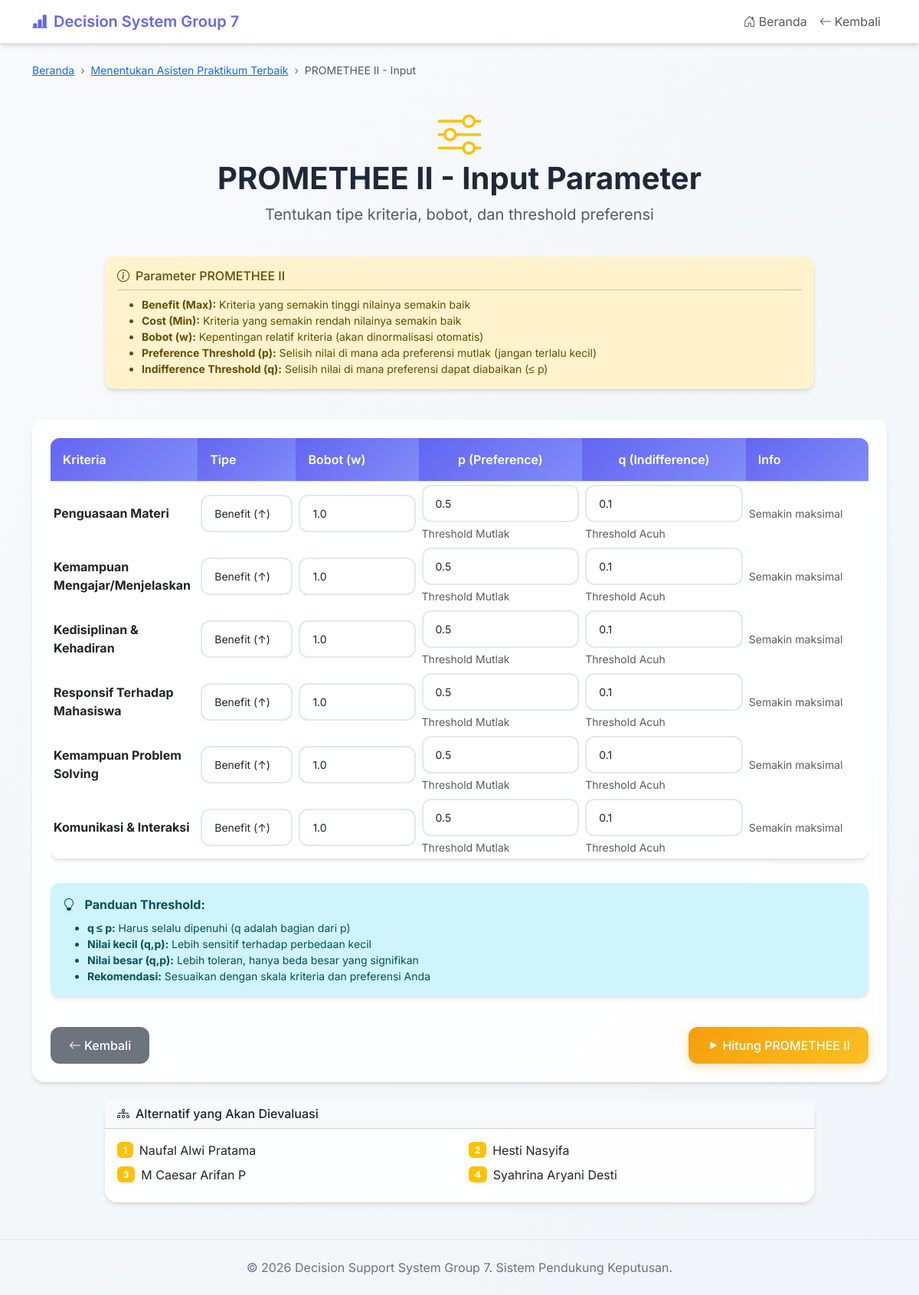
The page /project/4/promethee_input on the database its author committed.
### app.py (models this page shows)
class Project(db.Model):
    id = db.Column(db.Integer, primary_key=True)
    name = db.Column(db.String(100), nullable=False)
    criteria = db.relationship('Criterion', backref='project', lazy=True, cascade="all, delete-orphan")
    alternatives = db.relationship('Alternative', backref='project', lazy=True, cascade="all, delete-orphan")

class Criterion(db.Model):
    id = db.Column(db.Integer, primary_key=True)
    name = db.Column(db.String(100), nullable=False)
    project_id = db.Column(db.Integer, db.ForeignKey('project.id'), nullable=False)
    comparisons = db.relationship('Comparison', backref='criterion', lazy=True, cascade="all, delete-orphan")

class Alternative(db.Model):
    id = db.Column(db.Integer, primary_key=True)
    name = db.Column(db.String(100), nullable=False)
    project_id = db.Column(db.Integer, db.ForeignKey('project.id'), nullable=False)

### app.py (the view, shortened to what this page needs)
@app.route('/project/<int:project_id>/promethee_input', methods=['GET', 'POST'])
def promethee_input(project_id):
    project = Project.query.get_or_404(project_id)
    criteria = project.criteria
    alternatives = project.alternatives
    if len(criteria) == 0 or len(alternatives) == 0:
        return render_template('error.html', message='Kriteria dan alternatif harus ditambahkan terlebih dahulu')
    criterion_data = []
    for crit in criteria:
        crit_type = CriterionType.query.filter_by(criterion_id=crit.id).first()
        prom_param = PrometheeParameter.query.filter_by(criterion_id=crit.id).first()
        criterion_data.append({
            'criterion': crit,
            'is_benefit': crit_type.is_benefit if crit_type else True,
            'weight': crit_type.weight_promethee if crit_type else 1.0,
            'p_threshold': prom_param.p_threshold if prom_param else 0.5,
            'q_threshold': prom_param.q_threshold if prom_param else 0.1
        })
    return render_template('promethee_input.html', project=project, criterion_data=criterion_data, alternatives=alternatives)

### templates/promethee_input.html (shortened to what this page needs)
{% extends "base.html" %}
{% block content %}
<div class="row mb-4">
    <div class="col-12">
        <nav aria-label="breadcrumb">
            <ol class="breadcrumb">
                <li class="breadcrumb-item"><a href="{{ url_for('index') }}">Beranda</a></li>
                <li class="breadcrumb-item"><a href="{{ url_for('project_detail', project_id=project.id) }}">{{ project.name }}</a></li>
                <li class="breadcrumb-item active">PROMETHEE II - Input</li>
            </ol>
        </nav>
    </div>
</div>
<div class="row mb-4">
    <div class="col-12">
        <div class="text-center">
            <i class="bi bi-sliders display-4 text-warning mb-3"></i>
            <h1 class="fw-bold">PROMETHEE II - Input Parameter</h1>
            <p class="text-muted fs-5">Tentukan tipe kriteria, bobot, dan threshold preferensi</p>
        </div>
    </div>
</div>
<div class="row mb-4">
    <div class="col-lg-10 mx-auto">
        <div class="alert alert-warning border-0">
            <h6 class="alert-heading mb-2">
                <i class="bi bi-info-circle me-2"></i>Parameter PROMETHEE II
            </h6>
            <hr class="my-2">
            <ul class="mb-0 small">
                <li><strong>Benefit (Max):</strong> Kriteria yang semakin tinggi nilainya semakin baik</li>
                <li><strong>Cost (Min):</strong> Kriteria yang semakin rendah nilainya semakin baik</li>
                <li><strong>Bobot (w):</strong> Kepentingan relatif kriteria (akan dinormalisasi otomatis)</li>
                <li><strong>Preference Threshold (p):</strong> Selisih nilai di mana ada preferensi mutlak (jangan terlalu kecil)</li>
                <li><strong>Indifference Threshold (q):</strong> Selisih nilai di mana preferensi dapat diabaikan (≤ p)</li>
            </ul>
        </div>
    </div>
</div>
<div class="row mb-4">
    <div class="col-lg-12">
        <form method="POST" class="card p-4">
            <div class="table-responsive">
                <table class="table table-borderless table-sm">
                    <thead>
                        <tr class="border-bottom">
                            <th width="18%">Kriteria</th>
                            <th width="12%">Tipe</th>
                            <th width="15%">Bobot (w)</th>
                            <th width="20%" class="text-center">p (Preference)</th>
                            <th width="20%" class="text-center">q (Indifference)</th>
                            <th width="15%">Info</th>
                        </tr>
                    </thead>
                    <tbody>
                        {% for data in criterion_data %}
                        <tr class="align-middle">
                            <td>
                                <strong>{{ data.criterion.name }}</strong>
                            </td>
                            <td>
                                <select name="type_{{ data.criterion.id }}" class="form-select form-select-sm" required>
                                    <option value="benefit" {% if data.is_benefit %}selected{% endif %}>
                                        Benefit (↑)
                                    </option>
                                </select>
                            </td>
                            <td>
                                <input type="number" name="weight_{{ data.criterion.id }}"
                                       value="{{ data.weight }}"
                                       step="0.1" min="0.1" max="10"
                                       class="form-control form-control-sm" required>
                            </td>
                            <td>
                                <input type="number" name="p_{{ data.criterion.id }}"
                                       value="{{ data.p_threshold }}"
                                       step="0.1" min="0.1"
                                       class="form-control form-control-sm threshold-input"
                                       placeholder="0.5" required>
                                <small class="text-muted d-block mt-1">Threshold Mutlak</small>
                            </td>
                            <td>
                                <input type="number" name="q_{{ data.criterion.id }}"
                                       value="{{ data.q_threshold }}"
                                       step="0.1" min="0"
                                       class="form-control form-control-sm threshold-input"
                                       placeholder="0.1" required>
                                <small class="text-muted d-block mt-1">Threshold Acuh</small>
                            </td>
                            <td>
                                <small class="text-muted">
                                    {% if data.is_benefit %}
                                    Semakin maksimal
                                    {% else %}
                                    Semakin minimal
                                    {% endif %}
                                </small>
                            </td>
                        </tr>
                        {% endfor %}
                    </tbody>
                </table>
            </div>
            <div class="alert alert-info mt-3 mb-3">
                <i class="bi bi-lightbulb me-2"></i>
                <strong>Panduan Threshold:</strong>
                <ul class="mb-0 mt-2 small">
                    <li><strong>q ≤ p:</strong> Harus selalu dipenuhi (q adalah bagian dari p)</li>
                    <li><strong>Nilai kecil (q,p):</strong> Lebih sensitif terhadap perbedaan kecil</li>
                    <li><strong>Nilai besar (q,p):</strong> Lebih toleran, hanya beda besar yang signifikan</li>
                    <li><strong>Rekomendasi:</strong> Sesuaikan dengan skala kriteria dan preferensi Anda</li>
                </ul>
            </div>
            <div class="d-flex gap-2 mt-4">
                <a href="{{ url_for('project_detail', project_id=project.id) }}" class="btn btn-secondary">
                    <i class="bi bi-arrow-left me-1"></i>Kembali
                </a>
                <button type="submit" class="btn btn-warning ms-auto">
                    <i class="bi bi-play-fill me-1"></i>Hitung PROMETHEE II
                </button>
            </div>
        </form>
    </div>
</div>
<div class="row mb-4">
    <div class="col-lg-10 mx-auto">
        <div class="card">
            <div class="card-header bg-light">
                <h6 class="mb-0">
                    <i class="bi bi-diagram-3 me-2"></i>Alternatif yang Akan Dievaluasi
                </h6>
            </div>
            <div class="card-body">
                <div class="row">
                    {% for alt in alternatives %}
                    <div class="col-md-6 mb-2">
                        <div class="d-flex align-items-center">
                            <span class="badge bg-warning me-2">{{ loop.index }}</span>
                            <span>{{ alt.name }}</span>
                        </div>
                    </div>
                    {% endfor %}
                </div>
            </div>
        </div>
    </div>
</div>
{% endblock %}

### templates/base.html (style rules this page uses)
:root { --primary-color: #6366f1; --primary-light: #818cf8; --primary-dark: #4f46e5; --secondary-color: #f8fafc; --accent-color: #10b981; --text-primary: #1e293b; --text-secondary: #64748b; --border-color: #e2e8f0; --shadow: 0 4px 6px -1px rgba(0, 0, 0, 0.1), 0 2px 4px -1px rgba(0, 0, 0, 0.06); --shadow-lg: 0 10px 15px -3px rgba(0, 0, 0, 0.1), 0 4px 6px -2px rgba(0, 0, 0, 0.05); }
body { font-family: 'Inter', sans-serif; background: linear-gradient(135deg, #f8fafc 0%, #f1f5f9 100%); min-height: 100vh; color: var(--text-primary); }
.card { border: none; border-radius: 16px; box-shadow: var(--shadow); background: rgba(255, 255, 255, 0.9); backdrop-filter: blur(10px); transition: all 0.3s ease; }
.btn { border-radius: 12px; font-weight: 500; padding: 12px 24px; transition: all 0.3s ease; border: none; }
.btn-warning { background: linear-gradient(135deg, #f59e0b, #fbbf24); color: white; box-shadow: 0 4px 14px 0 rgba(245, 158, 11, 0.3); }
.form-control, .form-select { border-radius: 12px; border: 2px solid var(--border-color); padding: 12px 16px; transition: all 0.3s ease; background: rgba(255, 255, 255, 0.8); }
.table { border-radius: 12px; overflow: hidden; box-shadow: var(--shadow); }
.table thead th { background: linear-gradient(135deg, var(--primary-color), var(--primary-light)); color: white; border: none; font-weight: 600; padding: 16px; }
.table tbody tr { transition: all 0.2s ease; }
.alert { border-radius: 12px; border: none; box-shadow: var(--shadow); }
.breadcrumb { background: transparent; font-size: 14px; }
.breadcrumb-item + .breadcrumb-item::before { content: "›"; color: var(--text-secondary); }

### rows shown on the page
Project: name "Menentukan Asisten Praktikum Terbaik"
Criterion: criterion.name "Penguasaan Materi", id "Benefit (↑)"
Criterion: criterion.name "Kemampuan Mengajar/Menjelaskan", id "Benefit (↑)"
Criterion: criterion.name "Kedisiplinan & Kehadiran", id "Benefit (↑)"
Criterion: criterion.name "Responsif Terhadap Mahasiswa", id "Benefit (↑)"
Criterion: criterion.name "Kemampuan Problem Solving", id "Benefit (↑)"
Criterion: criterion.name "Komunikasi & Interaksi", id "Benefit (↑)"
Alternative: name "Naufal Alwi Pratama"
Alternative: name "Hesti Nasyifa"
Alternative: name "M Caesar Arifan P"
Alternative: name "Syahrina Aryani Desti"
